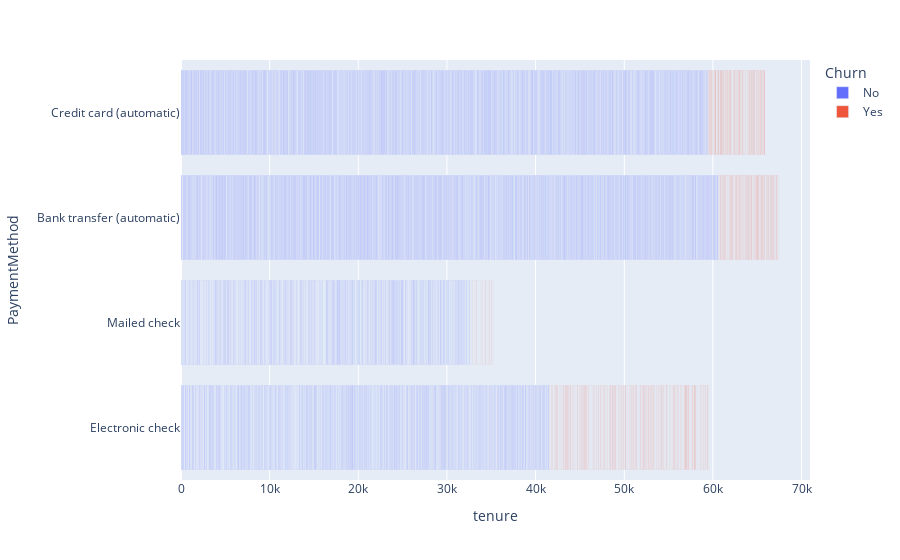

Notebook source saved alongside this figure:
### Code cell
px.bar(df, x='tenure', y='PaymentMethod', color='Churn')

### Figure 1 — Plotly figure (JSON) as saved in the notebook; plotly's stock layout.template omitted (floating-point values rounded to 4 significant figures; data arrays with more than 128 entries replaced by an {"elided": "..."} marker saying what was removed)
{"data": [{"alignmentgroup": "True", "hovertemplate": "Churn=No<br>tenure=%{x}<br>PaymentMethod=%{y}<extra></extra>", "legendgroup": "No", "marker": {"color": "#636efa"}, "name": "No", "offsetgroup": "No", "orientation": "h", "showlegend": true, "textposition": "auto", "type": "bar", "x": {"elided": "5174 int values"}, "xaxis": "x", "y": {"elided": "5174 str values"}, "yaxis": "y"}, {"alignmentgroup": "True", "hovertemplate": "Churn=Yes<br>tenure=%{x}<br>PaymentMethod=%{y}<extra></extra>", "legendgroup": "Yes", "marker": {"color": "#EF553B"}, "name": "Yes", "offsetgroup": "Yes", "orientation": "h", "showlegend": true, "textposition": "auto", "type": "bar", "x": {"elided": "1869 int values"}, "xaxis": "x", "y": {"elided": "1869 str values"}, "yaxis": "y"}], "layout": {"barmode": "relative", "legend": {"title": {"text": "Churn"}, "tracegroupgap": 0}, "margin": {"t": 60}, "xaxis": {"anchor": "y", "domain": [0, 1], "title": {"text": "tenure"}}, "yaxis": {"anchor": "x", "domain": [0, 1], "title": {"text": "PaymentMethod"}}}}
